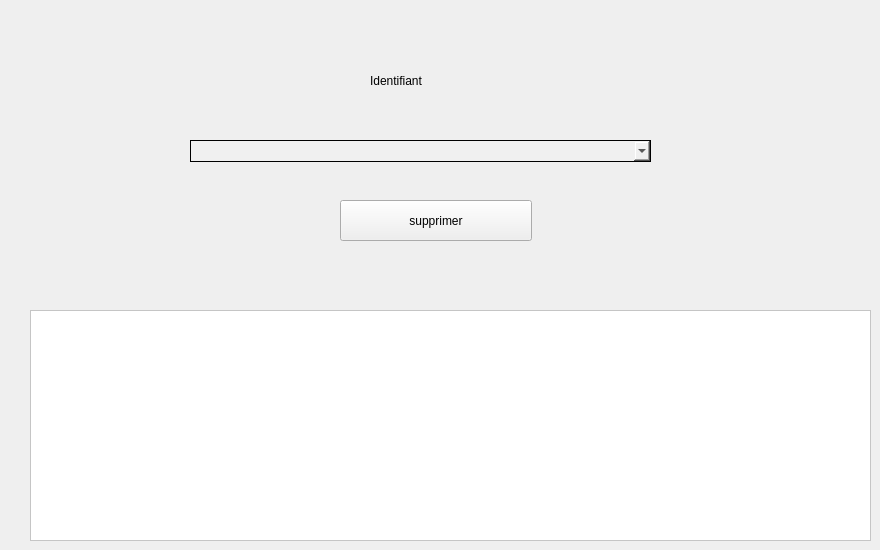
    <widget class="QWidget" name="widget">
     <attribute name="title">
      <string>Supprimer Fournissuer</string>
     </attribute>
     <widget class="QLabel" name="label_2">
      <property name="geometry">
       <rect>
        <x>370</x>
        <y>60</y>
        <width>171</width>
        <height>41</height>
       </rect>
      </property>
      <property name="minimumSize">
       <size>
        <width>0</width>
        <height>41</height>
       </size>
      </property>
      <property name="maximumSize">
       <size>
        <width>16777215</width>
        <height>41</height>
       </size>
      </property>
      <property name="styleSheet">
       <string notr="true">font: 20pt &quot;MS Shell Dlg 2&quot;;</string>
      </property>
      <property name="text">
       <string>Identifiant</string>
      </property>
     </widget>
     <widget class="QPushButton" name="pb_supprimer">
      <property name="geometry">
       <rect>
        <x>340</x>
        <y>200</y>
        <width>192</width>
        <height>41</height>
       </rect>
      </property>
      <property name="styleSheet">
       <string notr="true"/>
      </property>
      <property name="text">
       <string>supprimer</string>
      </property>
     </widget>
     <widget class="QTableView" name="tab_fournisseur_3">
      <property name="geometry">
       <rect>
        <x>30</x>
        <y>310</y>
        <width>841</width>
        <height>231</height>
       </rect>
      </property>
      <property name="styleSheet">
       <string notr="true"> /* Set background color for the entire page */
QWidget {
    background-color: #ffffff; /* White background */
}

/* Style for the QLabel elements */
QLabel {
    color: #000000; /* Black text */
}

/* Style for the QLineEdit elements */
QLineEdit {
    background-color: #f0f0f0; /* Light gray background */
    border: 1px solid #000000; /* Black border */
    padding: 5px; /* Add some padding */
    color: #000000; /* Black text */
}

/* Style for the QComboBox elements */
QComboBox {
    background-color: #f0f0f0; /* Light gray background */
    border: 1px solid #000000; /* Black border */
    color: #000000; /* Black text */
}

/* Style for the QPushButton elements */
QPushButton {
    background-color: #4CAF50; /* Green background */
    color: #ffffff; /* White text */
    border: 1px solid #4CAF50; /* Green border */
    padding: 5px 10px; /* Add padding */
}

/* Style for the QPushButton when hovered */
QPushButton:hover {
    background-color: #45a049; /* Darker green on hover */
    border: 1px solid #45a049; /* Darker green border on hover */
}

/* Style for the QPushButton when pressed */
QPushButton:pressed {
    background-color: #3d8b40; /* Even darker green on press */
    border: 1px solid #3d8b40; /* Even darker green border on press */
}
</string>
      </property>
     </widget>
     <widget class="QComboBox" name="le_id_supp">
      <property name="geometry">
       <rect>
        <x>190</x>
        <y>140</y>
        <width>461</width>
        <height>22</height>
       </rect>
      </property>
      <property name="styleSheet">
       <string notr="true">/* Set background color for the entire page */
QWidget {
    background-color: #ffffff; /* White background */
}

/* Style for the QLabel elements */
QLabel {
    color: #000000; /* Black text */
}

/* Style for the QLineEdit elements */
QLineEdit {
    background-color: #f0f0f0; /* Light gray background */
    border: 1px solid #000000; /* Black border */
    padding: 5px; /* Add some padding */
    color: #000000; /* Black text */
}

/* Style for the QComboBox elements */
QComboBox {
    background-color: #f0f0f0; /* Light gray background */
    border: 1px solid #000000; /* Black border */
    color: #000000; /* Black text */
}

/* Style for the QPushButton elements */
QPushButton {
    background-color: #4CAF50; /* Green background */
    color: #ffffff; /* White text */
    border: 1px solid #4CAF50; /* Green border */
    padding: 5px 10px; /* Add padding */
}

/* Style for the QPushButton when hovered */
QPushButton:hover {
    background-color: #45a049; /* Darker green on hover */
    border: 1px solid #45a049; /* Darker green border on hover */
}

/* Style for the QPushButton when pressed */
QPushButton:pressed {
    background-color: #3d8b40; /* Even darker green on press */
    border: 1px solid #3d8b40; /* Even darker green border on press */
}
</string>
      </property>
     </widget>
    </widget>
